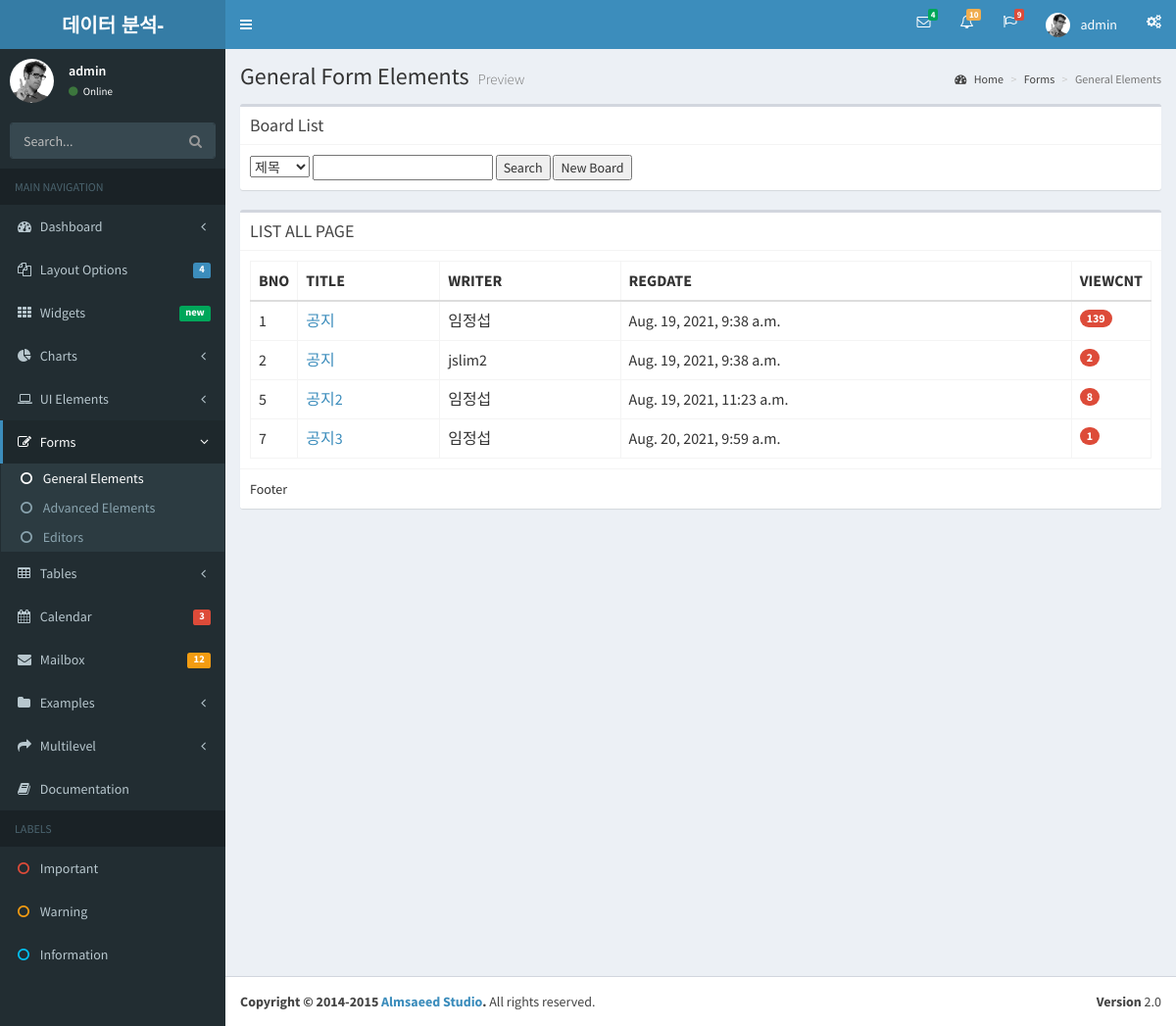
Page /bbs/bbs_list/ (signed in) on the committed database.
### bbsapp/models.py (models this page shows)
class Bbs(models.Model):
    title = models.CharField(max_length=50)
    writer = models.CharField(max_length=50)
    content = models.TextField()
    regdate = models.DateTimeField(default=timezone.now())
    viewcnt = models.IntegerField(default=0)

### bbsapp/views.py (the view)
# urls.py: path('bbs_list/', views.list , name='list'),
def list(request):
    posts = Bbs.objects.all()
    context = {
        'posts': posts,
        'session_user_name': request.session['user_name'],
        'session_user_id': request.session['user_id']
    }
    return render(request,'bbs/list.html',context)

### bbsapp/templates/bbs/list.html (shortened to what this page needs)
{% include 'header.html'%}
{% block content %}
<section class="content">
	<div class="row">
		<div class="col-md-12">
			<div class='box'>
				<div class="box-header with-border">
					<h3 class="box-title">Board List</h3>
				</div>
				<div class='box-body'>
					<select name="" id="searchType">
						<option value="title">제목</option>
					</select>
					<input type="text" id="searchKeyword">
					<button id="searchBtn">Search</button>
					<button id='newBtn'>New Board</button>
				</div>
			</div>
          <div class="box">
				<div class="box-header with-border">
					<h3 class="box-title">LIST ALL PAGE</h3>
				</div>
				<div class="box-body">
{%if posts%}
<table class="table table-bordered">
	<tr>
		<th style="width: 10px">BNO</th>
		<th>TITLE</th>
		<th>WRITER</th>
		<th>REGDATE</th>
		<th style="width: 40px">VIEWCNT</th>
	</tr>
	<tbody id="tbody">
	{%for post in posts%}
	<tr>
		<td>{{post.id}}</td>
		<td><a href="../bbs_read/{{post.id}}">{{post.title}}</a></td>
		<td>{{post.writer}}</td>
		<td>{{post.regdate}}</td>
		<td><span class="badge bg-red">{{post.viewcnt}}</span></td>
	</tr>
    {%endfor%}
	</tbody>
</table>
{%else%}
	<p>데이터가 없습니다</p>
{%endif%}
				</div>
				<div class="box-footer">Footer</div>
			</div>
		</div>
	</div>
</section>
</div>
{% endblock content %}
{% include 'footer.html'%}

### rootWEB/templates/header.html (shortened to what this page needs)
{% load static %}
<html>
  <head>
    <link href="{% static '/resources/bootstrap/css/bootstrap.min.css' %}" rel="stylesheet" type="text/css" />
    <link href="https://maxcdn.bootstrapcdn.com/font-awesome/4.3.0/css/font-awesome.min.css" rel="stylesheet" type="text/css" />
    <link href="https://code.ionicframework.com/ionicons/2.0.1/css/ionicons.min.css" rel="stylesheet" type="text/css" />
    <link href="{% static '/resources/dist/css/AdminLTE.min.css' %}" rel="stylesheet" type="text/css" />
    <link href="{% static '/resources/dist/css/skins/_all-skins.min.css' %}" rel="stylesheet" type="text/css" />
  </head>
  <body class="skin-blue sidebar-mini">
    <div class="wrapper">
      <header class="main-header">
        <a href="../main/" class="logo">
          <span class="logo-lg"><b>데이터 분석-</b> PROJECT</span>
        </a>
        <nav class="navbar navbar-static-top" role="navigation">
          <a href="#" class="sidebar-toggle" data-toggle="offcanvas" role="button">
          </a>
          <div class="navbar-custom-menu">
            <ul class="nav navbar-nav">
              <li class="dropdown messages-menu">
                <a href="#" class="dropdown-toggle" data-toggle="dropdown">
                  <i class="fa fa-envelope-o"></i>
                  <span class="label label-success">4</span>
                </a>
              </li>
              <li class="dropdown notifications-menu">
                <a href="#" class="dropdown-toggle" data-toggle="dropdown">
                  <i class="fa fa-bell-o"></i>
                  <span class="label label-warning">10</span>
                </a>
              </li>
              <li class="dropdown tasks-menu">
                <a href="#" class="dropdown-toggle" data-toggle="dropdown">
                  <i class="fa fa-flag-o"></i>
                  <span class="label label-danger">9</span>
                </a>
              </li>
              <li class="dropdown user user-menu">
                <a href="#" class="dropdown-toggle" data-toggle="dropdown">
                  <img src="{% static '/resources/dist/img/user2-160x160.jpg' %}" class="user-image" alt="User Image"/>
                  <span class="hidden-xs">{{session_user_name}}</span>
                </a>
              </li>
              <li>
                <a href="#" data-toggle="control-sidebar"><i class="fa fa-gears"></i></a>
              </li>
            </ul>
          </div>
        </nav>
      </header>
      <aside class="main-sidebar">
        <section class="sidebar">
          <div class="user-panel">
            <div class="pull-left image">
              <img src="{% static '/resources/dist/img/user2-160x160.jpg' %}" class="img-circle" alt="User Image" />
            </div>
            <div class="pull-left info">
              <p>{{session_user_name}}</p>
              <a href="#"><i class="fa fa-circle text-success"></i> Online</a>
            </div>
          </div>
          <form action="#" method="get" class="sidebar-form">
            <div class="input-group">
              <input type="text" name="q" class="form-control" placeholder="Search..."/>
              <span class="input-group-btn">
                <button type='submit' name='search' id='search-btn' class="btn btn-flat"><i class="fa fa-search"></i></button>
              </span>
            </div>
          </form>
          <ul class="sidebar-menu">
            <li class="header">MAIN NAVIGATION</li>
            <li class="treeview">
              <a href="#">
                <i class="fa fa-dashboard"></i> <span>Dashboard</span> <i class="fa fa-angle-left pull-right"></i>
              </a>
            </li>
            <li class="treeview">
              <a href="#">
                <i class="fa fa-files-o"></i>
                <span>Layout Options</span>
                <span class="label label-primary pull-right">4</span>
              </a>
            </li>
            <li>
              <a href="../widgets.html">
                <i class="fa fa-th"></i> <span>Widgets</span> <small class="label pull-right bg-green">new</small>
              </a>
            </li>
            <li class="treeview">
              <a href="#">
                <i class="fa fa-pie-chart"></i>
                <span>Charts</span>
                <i class="fa fa-angle-left pull-right"></i>
              </a>
            </li>
            <li class="treeview">
              <a href="#">
                <i class="fa fa-laptop"></i>
                <span>UI Elements</span>
                <i class="fa fa-angle-left pull-right"></i>
              </a>
            </li>
            <li class="treeview active">
              <a href="#">
                <i class="fa fa-edit"></i> <span>Forms</span>
                <i class="fa fa-angle-left pull-right"></i>
              </a>
              <ul class="treeview-menu">
                <li class="active"><a href="general.html"><i class="fa fa-circle-o"></i> General Elements</a></li>
                <li><a href="advanced.html"><i class="fa fa-circle-o"></i> Advanced Elements</a></li>
                <li><a href="editors.html"><i class="fa fa-circle-o"></i> Editors</a></li>
              </ul>
            </li>
            <li class="treeview">
              <a href="#">
                <i class="fa fa-table"></i> <span>Tables</span>
                <i class="fa fa-angle-left pull-right"></i>
              </a>
            </li>
            <li>
              <a href="../calendar.html">
                <i class="fa fa-calendar"></i> <span>Calendar</span>
                <small class="label pull-right bg-red">3</small>
              </a>
            </li>
            <li>
              <a href="../mailbox/mailbox.html">
                <i class="fa fa-envelope"></i> <span>Mailbox</span>
                <small class="label pull-right bg-yellow">12</small>
              </a>
            </li>
            <li class="treeview">
              <a href="#">
                <i class="fa fa-folder"></i> <span>Examples</span>
                <i class="fa fa-angle-left pull-right"></i>
              </a>
            </li>
            <li class="treeview">
              <a href="#">
                <i class="fa fa-share"></i> <span>Multilevel</span>
                <i class="fa fa-angle-left pull-right"></i>
              </a>
            </li>
            <li><a href="/resources/documentation/index.html"><i class="fa fa-book"></i> <span>Documentation</span></a></li>
            <li class="header">LABELS</li>
            <li><a href="#"><i class="fa fa-circle-o text-red"></i> <span>Important</span></a></li>
            <li><a href="#"><i class="fa fa-circle-o text-yellow"></i> <span>Warning</span></a></li>
            <li><a href="#"><i class="fa fa-circle-o text-aqua"></i> <span>Information</span></a></li>
          </ul>
        </section>
      </aside>
      <div class="content-wrapper">
        <section class="content-header">
          <h1>
            General Form Elements
            <small>Preview</small>
          </h1>
          <ol class="breadcrumb">
            <li><a href="#"><i class="fa fa-dashboard"></i> Home</a></li>
            <li><a href="#">Forms</a></li>
            <li class="active">General Elements</li>
          </ol>
        </section>

### rootWEB/templates/footer.html (shortened to what this page needs)
{%load static%}
<footer class="main-footer">
        <div class="pull-right hidden-xs">
          <b>Version</b> 2.0
        </div>
        <strong>Copyright &copy; 2014-2015 <a href="http://almsaeedstudio.com">Almsaeed Studio</a>.</strong> All rights reserved.
      </footer>
    </div>
  </body>
</html>

### rows in the picture
Bbs: id "1", title "공지", writer "임정섭", regdate "Aug. 19, 2021, 9:38 a.m.", viewcnt "139"
Bbs: id "2", title "공지", writer "jslim2", regdate "Aug. 19, 2021, 9:38 a.m.", viewcnt "2"
Bbs: id "5", title "공지2", writer "임정섭", regdate "Aug. 19, 2021, 11:23 a.m.", viewcnt "8"
Bbs: id "7", title "공지3", writer "임정섭", regdate "Aug. 20, 2021, 9:59 a.m.", viewcnt "1"

### other values in the picture
{{ session_user_name }} "admin"
